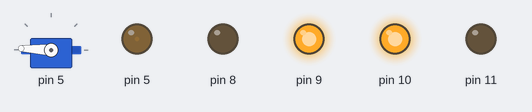
Bench run of a sketch on a simulated Arduino Uno, built with avr-gcc and run on an emulated ATmega328P. Parts: servo, output pins drawn as LEDs (lit = HIGH). Servo pulses on a pin are drawn as a servo (544–2400 µs = 0–180°); pins used as bus, display or sensor lines are not drawn; what the sketch prints to the serial monitor is not drawn.

Above: at 0.3 s.
Timing chart, 0 to 1.8 s (numbered marks = the images above):
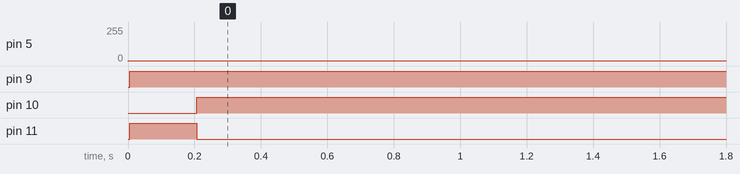

Measured:
- by itself, pin 5: 0/255 → 1/255 at 0.00 s
- by itself, pin 9: LOW → HIGH at 0.01 s
- by itself, pin 10: LOW → HIGH at 0.21 s
- by itself, pin 11: LOW → HIGH at 0.01 s, → LOW 0.20 s later

The sketch:

main.ino
```cpp
/*
 * MAE 3783 - CUBE CRAZE
 *
 * Created (Date): 11/16/22
 * Author (Name, netID): Michael Crum (mmc323)
 */

///////////////////////////////////////////////////////////////////
//////////////////////// UTILITY FUNCTIONS ////////////////////////
///////////////////////////////////////////////////////////////////

// Set a bit in reg
void setBit(volatile unsigned char *reg, unsigned int bit)
{
    *reg |= 1 << bit;
}

// Unset a bit in reg
void unsetBit(volatile unsigned char *reg, unsigned int bit)
{
    *reg &= ~(1 << bit);
}

// Get the value of a bit in reg
int getBit(volatile unsigned char *reg, unsigned int bit)
{
    return (*reg >> bit) & 0b1;
}

// Set a pins direction
void setPinDirection(int pin, int dir)
{
    if (pin <= 7)
    {
        dir == 1 ? setBit(&DDRD, pin) : unsetBit(&DDRD, pin); // boooooo ternary ew gross icky
    }
    else if (pin <= 13)
    {
        dir == 1 ? setBit(&DDRB, pin - 8) : unsetBit(&DDRB, pin - 8);
    }
    else if (pin < 18)
    {
        Serial.println("Set dir: Pin not found idiot"); // We don't do analog here
    }
    else if (pin <= 19)
    {
        dir == 1 ? setBit(&DDRC, pin - 23) : unsetBit(&DDRC, pin - 23);
    }
}

// Write the given output to a pin
void writePin(int pin, int output)
{
    if (pin <= 7)
    {
        output == 1 ? setBit(&PORTD, pin) : unsetBit(&PORTD, pin); // boooooo ternary ew gross icky
    }
    else if (pin <= 13)
    {
        output == 1 ? setBit(&PORTB, pin - 8) : unsetBit(&PORTB, pin - 8);
    }
    else if (pin < 18)
    {
        Serial.println("Write pin: Pin not found idiot"); // We don't do analog here
    }
    else if (pin <= 19)
    {
        output == 1 ? setBit(&PORTC, pin - 23) : unsetBit(&PORTC, pin - 23);
    }
}

// Read the value of a pin
int readPin(int pin)
{
    if (pin <= 7)
    {
        return getBit(&PIND, pin);
    }
    else if (pin <= 13)
    {
        return getBit(&PINB, pin - 8);
    }
    else if (pin < 18)
    {
        Serial.println("Read pin: Pin not found idiot"); // We don't do analog here
    }
    else if (pin <= 19)
    {
        return getBit(&PINC, pin - 23);
    }
}

// Half period (in )
int half_period = 0;

///////////////////////////////////////////////////////////////////
//////////////////// COMMUNICATION PROTOCOLS //////////////////////
///////////////////////////////////////////////////////////////////

// TODO: Make this actually PWM and not binary
class PWMChannel
{
private:
    int pin;
    int dutyCycle = 0;

public:
    PWMChannel() {}

    PWMChannel(int _pin)
    {
        pin = _pin;
        setPinDirection(_pin, OUTPUT);
    }

    void setDutyCycle(double percent)
    {
        // Fake PWM, turns out it was all that I needed for the competition
        if (percent > 0.5)
        {
            writePin(pin, 1);
        }
        else
        {
            writePin(pin, 0);
        }
    }
};

///////////////////////////////////////////////////////////////////
/////////////////////// PERIPHERAL DRIVERS ////////////////////////
///////////////////////////////////////////////////////////////////

#define MIN_PULSE 6
#define MAX_PULSE 36

// Class for interfacing with a continuous rotation servo over PWM
class ContinuousRotationServo
{
private:
    int pin;

public:
    ContinuousRotationServo() {}
    ContinuousRotationServo(int _pin)
    {
        pin = _pin;
        if (_pin != 5 && _pin != 6)
        {
            Serial.println("Only pins 5 or 6 supported");
        }
        setPinDirection(_pin, OUTPUT);
        // Generate ~50kHz PWM on pins 5 and 6 using fast PWM mode
        TCCR0A = 0b10100011;
        TCCR0B = 0b00000101;
        if (_pin == 6)
        {
            // Pulse lengths experimentally determined, 21 = stopped
            OCR0A = 21;
        }
        if (_pin == 5)
        {
            OCR0B = 21;
        }
    }

    void setSpeed(double speed)
    {
        int pulse = MIN_PULSE + (MAX_PULSE - MIN_PULSE) * speed;
        if (pin == 6)
        {
            OCR0A = pulse;
        }
        if (pin == 5)
        {
            OCR0B = pulse;
        }
    }
};

// Class for interfacing with an H Bridge over PWM
class HBridgeDriver
{
private:
    PWMChannel PWMOne, PWMTwo;
    double speed;

public:
    HBridgeDriver() {}

    HBridgeDriver(int _pinOne, int _pinTwo)
    {
        PWMOne = PWMChannel(_pinOne);
        PWMTwo = PWMChannel(_pinTwo);
    }

    void setSpeed(double speed)
    {
        if (speed > 0)
        {
            PWMOne.setDutyCycle(speed);
            PWMTwo.setDutyCycle(0);
        }
        else if (speed == 0)
        {
            PWMOne.setDutyCycle(0);
            PWMTwo.setDutyCycle(0);
        }
        else
        {
            PWMOne.setDutyCycle(0);
            PWMTwo.setDutyCycle(-speed);
        }
    }
};

// Represents each color within an enum. Makes the code more intuitive to read
enum COLOR
{
    BLUE,
    YELLOW,
    BLACK
};

// Class for interfacing with the Color Sensor
class ColorSensorDriver
{
private:
    int outputPin = 2;
    // Cutoffs for detecting the color, in units of us per pulse.
    // Represents the upper bound for the given color. Experimentally determined.
    int yellowCutoff = 80;
    int blueCutoff = 380;

public:
    ColorSensorDriver()
    {
        unsetBit(&DDRD, outputPin); // Set sensor pin to input

        setBit(&PCICR, 2);          // Enable pin change interrupts for port D
        setBit(&PCMSK2, outputPin); // Enable pin change interrupts for output pin

        sei(); // Enable interupts

        setBit(&TCCR1B, 0); // Enable timer 1, with no prescaling
        // TCCR1A has correct vals for normal operation by default
    }

    // Returns the period of the sensor in us
    int getReadingRaw()
    {
        setBit(&PCMSK2, outputPin);   // Activate interrupts on the sensor pin
        _delay_ms(5);                 // Wait for a reading
        unsetBit(&PCMSK2, outputPin); // Disable interrupts on the sensor pin

        return ((double)2 * (double)half_period * (double)0.0625); // 0.0625 microseconds / clock tick
    }

    // Get the color sensor reading as a value of the enum
    COLOR getReading()
    {
        int color = getReadingRaw();
        if (color < yellowCutoff)
        {
            return YELLOW;
        }
        else if (color < blueCutoff)
        {
            return BLUE;
        }
        else
        {
            return BLACK;
        }
    }
};

// RIP IMU, you would have been great
class IMUDriver
{

public:
    IMUDriver()
    {
    }

    int getReading()
    {
    }
};

///////////////////////////////////////////////////////////////////
////////////////////////// ROBOT SETUP ////////////////////////////
///////////////////////////////////////////////////////////////////

// This class represents the whole robot, and owns the sensors / actuators belonging to it.
class Robot
{
private:
    HBridgeDriver rightWheel;
    HBridgeDriver leftWheel;
    ContinuousRotationServo rotor;
    COLOR initialColor;
    COLOR oppositeColor;

public:
    ColorSensorDriver colorSense;

    double gameTime = 0; // The game time in (approximately) seconds. (Check the notes in the ISR for more details)

    Robot()
    {
        // Initialize all actuators
        rightWheel = HBridgeDriver(10, 11);
        leftWheel = HBridgeDriver(9, 8);
        rotor = ContinuousRotationServo(5);
        // Initialize sensors, take initial readings
        colorSense = ColorSensorDriver();
        initialColor = colorSense.getReading();
        while (initialColor == BLACK) // We will never start on black, so this must be an error. Retry and wait for a valid reading.
        {
            Serial.println(colorSense.getReadingRaw());
            initialColor = colorSense.getReading();
        }
        // Store the other color for convience
        if (initialColor == BLUE)
        {
            oppositeColor = YELLOW;
        }
        else
        {
            oppositeColor = BLUE;
        }

        // Start game timer
        // TCCR2A is by default 0
        TCCR2B = 0;
        TCCR2B |= 0x08;       // setting bit 3
        TCCR2B |= 0b00000101; // setting bits 0,2 - prescalar of 1024

        OCR2A = 155; // 1/100.8064516 seconds

        TIMSK2 |= (1 << 1); // enable CTC interrupt

        // Enable interrupts
        sei();
    }

    // Convience functions -> Do some commonly used actions
    void startRotor()
    {
        rotor.setSpeed(1);
    }

    void stopRotor()
    {
        rotor.setSpeed(0);
    }

    void forward()
    {
        leftWheel.setSpeed(1);
        rightWheel.setSpeed(1);
    }
    void backward()
    {
        leftWheel.setSpeed(-1);
        rightWheel.setSpeed(-1);
    }
    void turnLeft()
    {
        leftWheel.setSpeed(-1);
        rightWheel.setSpeed(1);
    }
    void turnRight()
    {
        leftWheel.setSpeed(1);
        rightWheel.setSpeed(-1);
    }

    void disableMotors()
    {
        leftWheel.setSpeed(0);
        rightWheel.setSpeed(0);
    }

    COLOR checkColor()
    {
        COLOR measuredColor = colorSense.getReading();
        if (measuredColor == initialColor)
        {
            return initialColor;
        }
        else if (measuredColor == BLACK)
        {
            return BLACK;
        }
        else
        {
            // Edge case: When the sensor is positioned over both a color and black, it will read the average color of the two.
            // Fix: If we detect a change in color, move forward slightly and take a second reading. The second reading can be trusted
            forward();
            _delay_ms(100);
            disableMotors();
            measuredColor = colorSense.getReading();
            if (measuredColor == BLACK)
            {
                return BLACK; // We actually hit black, even though we previously thought otherwise
            }
            return measuredColor; // The first reading was right
        }
    }

    // Routine used for milestone 3
    void milestone3()
    {
        while (1)
        {
            COLOR measuredColor = colorSense.getReading();
            Serial.println(colorSense.getReadingRaw());
            if (measuredColor == initialColor)
            {
                Serial.println("Same color");
                forward();
                _delay_ms(200);
                disableMotors();
            }
            else if (measuredColor == BLACK)
            {
                Serial.println("Hit black");
                backward();
                _delay_ms(1000);
                turnRight();
                _delay_ms(300);
                disableMotors();
            }
            else // Other side
            {
                Serial.println("Hit other color?");
                forward();
                _delay_ms(100);
                disableMotors();
                measuredColor = colorSense.getReading();
                int measuredColorRaw = colorSense.getReadingRaw();
                if (measuredColor == BLACK)
                {
                    Serial.println("Actually hit black");

                    continue;
                }
                Serial.println("Definitely hit other color");
                Serial.println(measuredColorRaw);
                turnRight(); // 180
                _delay_ms(1200);
                forward();
                _delay_ms(1000);
                disableMotors();
                _delay_ms(100);
                break;
            }
        }
    }

    // Routine used for milestone 4
    void milestone4()
    {
        turnRight();
        _delay_ms(300);
        forward();
        _delay_ms(3700);
        turnLeft();
        _delay_ms(400);
        forward();
        _delay_ms(700);
        turnLeft();
        _delay_ms(1000);
        forward();
        _delay_ms(3000);
        turnLeft();
        _delay_ms(1000);
        forward();
        _delay_ms(1000);
        disableMotors();
        // Ganar
    }

    // Routine used for competition
    void comp()
    {
        // Start the collection rotor
        startRotor();
        // Angle right, move until we have reached the other color
        turnRight();
        _delay_ms(200);
        forward();
        while (checkColor() == initialColor)
        {
            _delay_ms(50);
        }

        // Turn left, we are now on the other side of the field
        _delay_ms(300);
        turnLeft();
        _delay_ms(900);

        while (1)
        {
            // Go forward while we are within the opponents color
            forward();
            while (checkColor() == oppositeColor)
            {
                forward();
                _delay_ms(50);
            }
            // If we are here, the color sensor must have detected either BLACK or initialColor
            if (checkColor() == initialColor && gameTime > 40)
            {
                // We hit our start color, and the game is about to end.
                // We should return to our side so our points count.
                // Therefore, break out of the loop and continue straight.
                break;
            }
            // We want to stay on the opponents side, so back up and turn to try a new direction.
            backward();
            _delay_ms(1500);
            turnLeft();
            _delay_ms(600);
            // Start the loop over again
        }
        // If we are out of the loop, we must have hit our color with < 20 seconds remaining.
        // Get safely on our side, then turn everything off.
        forward();
        _delay_ms(1000);
        disableMotors();
    }
};

// The instance of the robot. Go team Meow!
Robot meowBot;

///////////////////////////////////////////////////////////////////
///////////////////////////// ISR's ///////////////////////////////
///////////////////////////////////////////////////////////////////

// Used for the color sensor, detect a pulse on pin 2
ISR(PCINT2_vect)
{
    if (getBit(&PIND, 2) != 0) // Pin is now high -> rising edge
    {
        TCNT1 = 0; // Set timer to 0
    }
    else
    {
        half_period = TCNT1; // Read timer into variable
    }
}

// Used for integrating game time
ISR(TIMER2_COMPA_vect)
{
    // Note: I'm not sure why the / 4 is needed here.
    // By my math, each interrupt should be ~ 0.01 second, but that was incrementing much too fast.
    // / 4 makes the count close to accurate, but still isn't quite right.
    // Regardless, the timing is consistent, even if the units are not in seconds as I had hoped.
    // This means we can trust it to measure game time so long as we find the corresponding game time value for the realtime equivalent.
    meowBot.gameTime += (1 / 100.8064516) / 4;
}

///////////////////////////////////////////////////////////////////
/////////////////////// MAIN CONTROL LOOPS ////////////////////////
///////////////////////////////////////////////////////////////////

int main(void)
{
    Serial.begin(115200);
    Serial.println("Hello world\n"); // Let everyone know we're here

    meowBot.comp(); // Run our game logic

    for (;;)
    {
        // If we're here, meowBot.comp() returned and therefore we are done.
        // Busy wait cause exiting is for chumps
        Serial.println("Done:");
        _delay_ms(1000);
    }

    return 0;
}
```
